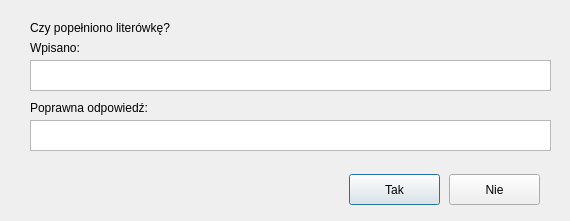
<?xml version="1.0" encoding="UTF-8"?>
<ui version="4.0">
 <class>MistakeWindow</class>
 <widget class="QDialog" name="MistakeWindow">
  <property name="geometry">
   <rect>
    <x>0</x>
    <y>0</y>
    <width>570</width>
    <height>221</height>
   </rect>
  </property>
  <property name="windowTitle">
   <string>Literówka</string>
  </property>
  <widget class="QTextBrowser" name="enteredTextBrowser">
   <property name="geometry">
    <rect>
     <x>30</x>
     <y>60</y>
     <width>521</width>
     <height>31</height>
    </rect>
   </property>
  </widget>
  <widget class="QTextBrowser" name="rightTextBrowser">
   <property name="geometry">
    <rect>
     <x>30</x>
     <y>120</y>
     <width>521</width>
     <height>31</height>
    </rect>
   </property>
  </widget>
  <widget class="QLabel" name="label">
   <property name="geometry">
    <rect>
     <x>30</x>
     <y>20</y>
     <width>211</width>
     <height>16</height>
    </rect>
   </property>
   <property name="text">
    <string>Czy popełniono literówkę?</string>
   </property>
  </widget>
  <widget class="QLabel" name="label_2">
   <property name="geometry">
    <rect>
     <x>30</x>
     <y>40</y>
     <width>211</width>
     <height>16</height>
    </rect>
   </property>
   <property name="text">
    <string>Wpisano:</string>
   </property>
  </widget>
  <widget class="QLabel" name="label_3">
   <property name="geometry">
    <rect>
     <x>30</x>
     <y>100</y>
     <width>211</width>
     <height>16</height>
    </rect>
   </property>
   <property name="text">
    <string>Poprawna odpowiedź:</string>
   </property>
  </widget>
  <widget class="QPushButton" name="yesPushButton">
   <property name="geometry">
    <rect>
     <x>349</x>
     <y>174</y>
     <width>91</width>
     <height>31</height>
    </rect>
   </property>
   <property name="text">
    <string>Tak</string>
   </property>
  </widget>
  <widget class="QPushButton" name="noPushButton">
   <property name="geometry">
    <rect>
     <x>449</x>
     <y>174</y>
     <width>91</width>
     <height>31</height>
    </rect>
   </property>
   <property name="text">
    <string>Nie</string>
   </property>
  </widget>
 </widget>
 <resources/>
 <connections/>
</ui>
